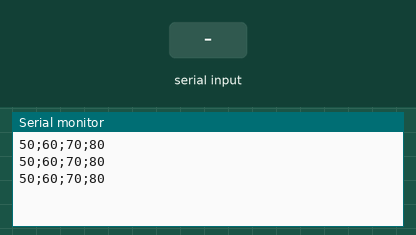
A sketch run on a simulated ESP32. On the bench: the last lines printed to the serial monitor. Inputs (shaded band) come from the test bench.

Above: at 2.8 s.
2.9 s: "1" received over Serial
At 4.3 s:
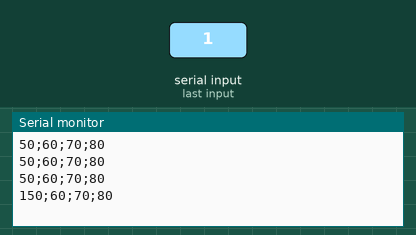
4.4 s: "0" received over Serial
5.9 s: "2" received over Serial
At 7.7 s:
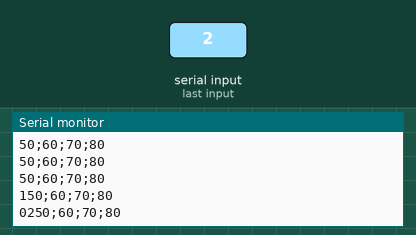
Timing chart, 0 to 9.2 s (numbered marks = the images above; inputs shaded):
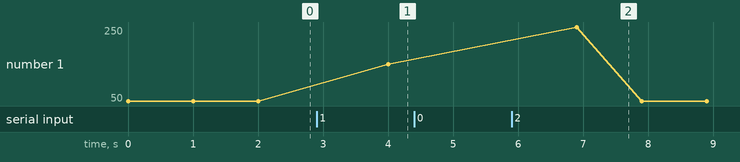

Measured:
- after the input at 2.9 s, the serial monitor: prints a new line after 1.1 s (image 1)
- after the input at 5.9 s, the serial monitor: prints a new line after 1.0 s (image 2)
- plotted number 1: 50 → 150 after the input at 2.9 s

The sketch:

test-serial-esp32.ino
```cpp
#include "HardwareSerial.h"

#define SerialMega Serial

String dataSend = "50;60;70;80";

void setup() {
        // Serial.begin(115200);
        // SerialMega.begin(115200);
        SerialMega.begin(115200, SERIAL_8N1, 16, 17);
}

void loop() {
        // Serial.println(SerialMega.available());
        if (SerialMega.available() > 0) {
                Serial.print(SerialMega.readString());
        }
        SerialMega.print(dataSend);
        SerialMega.println();
        delay(1000);
}
```
